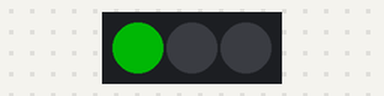
This sketch was run on a simulated Arduino Uno, built with avr-gcc and run on an emulated ATmega328P. Shown: 3 RGB LEDs in strip order, left to right. Dim RGB values are drawn brighter than linear; random numbers use the default seed unless the sketch sets one.

Above: at 0.05 s.
At 4.96 s:
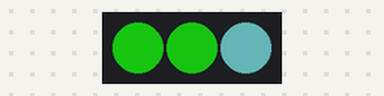
At 9.98 s:
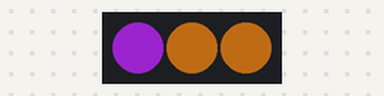
At 19.92 s:
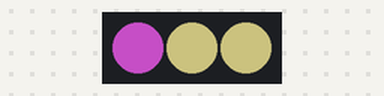
At 29.86 s:
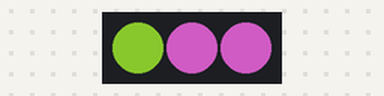
At 39.9 s:
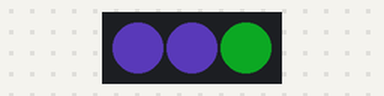
Timing chart, 0 to 40.0 s (numbered marks = the images above):
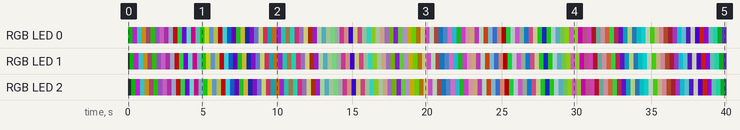

The sketch:

random_led.ino
```cpp
#include <Adafruit_NeoPixel.h>
long randNumber;
#define PIN            4

#define NUMPIXELS      3
Adafruit_NeoPixel pixels = Adafruit_NeoPixel(NUMPIXELS, PIN, NEO_GRB + NEO_KHZ800);
int delayval = 100;

void setup() {

  pixels.begin();

  randomSeed(analogRead(0));

}

void loop() {

  int r = random(128);

  int g = random(128);

  int b = random(128);


      for(int i=0;i<NUMPIXELS;i++){

      pixels.setPixelColor(i, pixels.Color(r,g,b));

      pixels.show(); // This sends the updated pixel color to the hardware.

      delay(delayval); // Delay for a period of time (in milliseconds).

       }
}
```

Measured:
- by itself, RGB LED 0: off → RGB(0, 67, 2) at 0.00 s, → RGB(106, 16, 112) 0.30 s later, → RGB(24, 91, 91) 0.30 s later, → RGB(94, 68, 9) 0.30 s later, … (133 changes in this stretch)
- by itself, RGB LED 1: off → RGB(0, 67, 2) at 0.10 s, → RGB(106, 16, 112) 0.30 s later, → RGB(24, 91, 91) 0.30 s later, → RGB(94, 68, 9) 0.30 s later, … (133 changes in this stretch)
